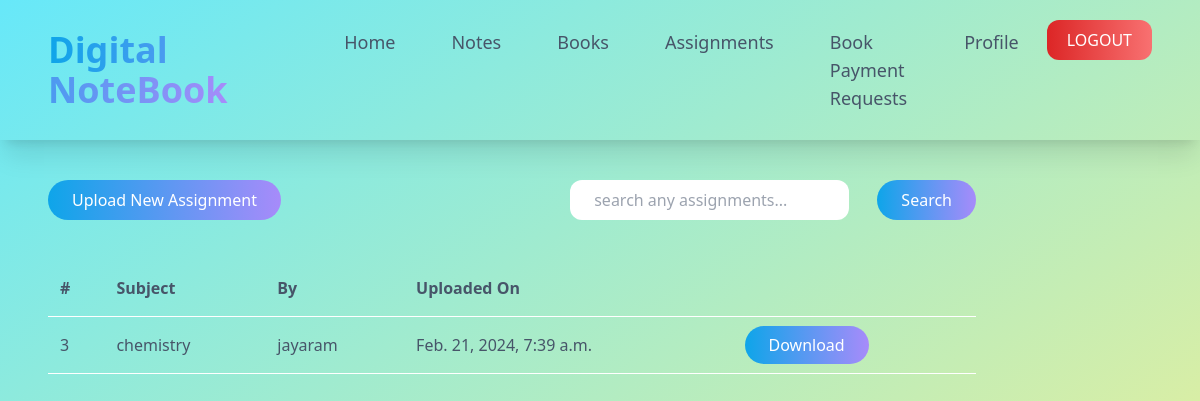
The page /allassignments on the database its author committed.
### digitalNotebookApp/models.py (models this page shows, shortened)
class assignmentTable(models.Model):
    user = models.CharField(max_length=50,null=True)
    subject = models.CharField(max_length=100,null=True)
    assignment = models.FileField(null=True)
    time = models.DateTimeField(auto_now_add=True)

### digitalNotebookApp/views.py (the view, shortened to what this page needs)
# urls.py: path('allassignments', views.allAssignments),
def allAssignments(request):
    assignments = assignmentTable.objects.all()
    return render(request, './screens/allassignments.html',{'assignments':assignments})

### digitalNotebookApp/templates/screens/allassignments.html (shortened to what this page needs)
{% include '../components/header.html' %}
{% include '../components/usernav.html' %}
<div class="container flex md:flex-row gap-10 flex-col items-center justify-between pr-12">
    <a href="uploadassignment" class="bg-gradient-to-r from-sky-500 to-violet-400 py-2 px-6 text-white rounded-full hover:shadow-lg ml-12">Upload New Assignment</a>
    <form action="" method="post">
        <input type="text" name="searchassignment" id="searchassignment" placeholder="search any assignments..." class="border-white rounded-xl px-6 py-2 focus:outline-none">
        <input type="submit" value="Search" class="bg-gradient-to-r from-sky-500 to-violet-400 py-2 px-6 text-white rounded-full hover:shadow-lg ml-6">
    </form>
</div>
{% include '../components/assignmenttable.html' %}
{% include '../components/footer.html' %}

### digitalNotebookApp/templates/components/assignmenttable.html
   <div class="container w-100 my-10 px-12">
    <table class="table-auto w-full text-slate-600">
        <thead>
            <tr class="border-b border-white border-collapse text-left">
                <th class="py-4 px-3">#</th>
                <th class="py-4 px-3">Subject</th>
                <th class="py-4 px-3">By</th>
                <th class="py-4 px-3">Uploaded On</th>
                <th class="py-4 px-3"></th>
            </tr>
        </thead>
        <tbody>
            {% for i in assignments %}
            <tr class="border-b border-white border-collapse">
                <td class="py-4 px-3">{{i.id}}</td>
                <td class="py-4 px-3">{{i.subject}}</td>
                <td class="py-4 px-3">{{i.user}}</td>
                <td class="py-4 px-3">{{i.time}}</td>
                <td class="py-4 px-3"><a href="http://127.0.0.1:8000/static{{i.assignment.url}}" download="http://127.0.0.1:8000/static{{i.assignment.url}}" class="bg-gradient-to-r from-sky-500 to-violet-400 py-2 px-6 text-white rounded-full hover:shadow-lg">Download</a></td>
            </tr>
            {% endfor %}
        </tbody>
    </table>
</div>

### rows shown on the page
assignmentTable: id "3", subject "chemistry", user "jayaram", time "Feb. 21, 2024, 7:39 a.m."
